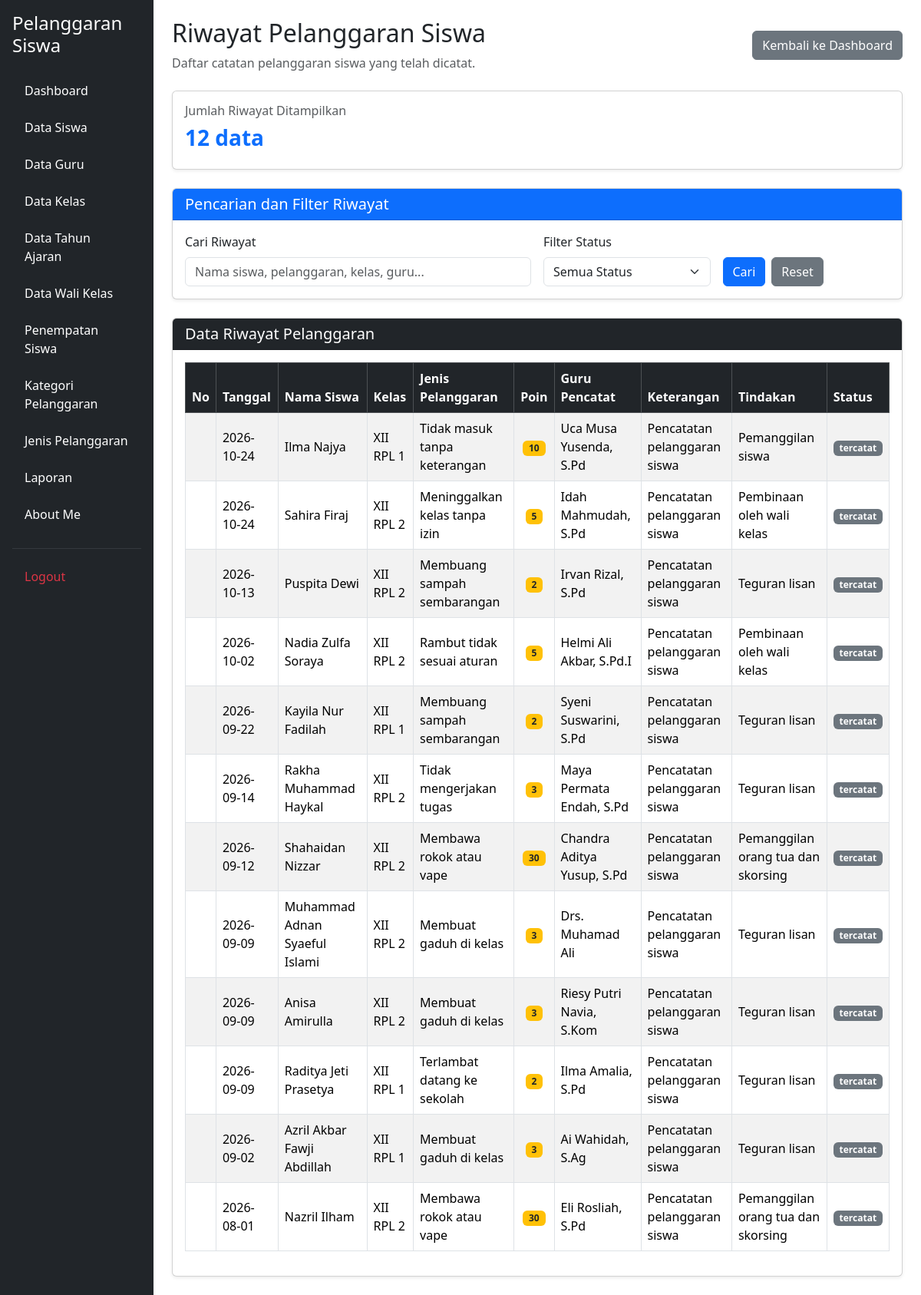
The page /riwayat.php (signed in) on the database as committed earlier.
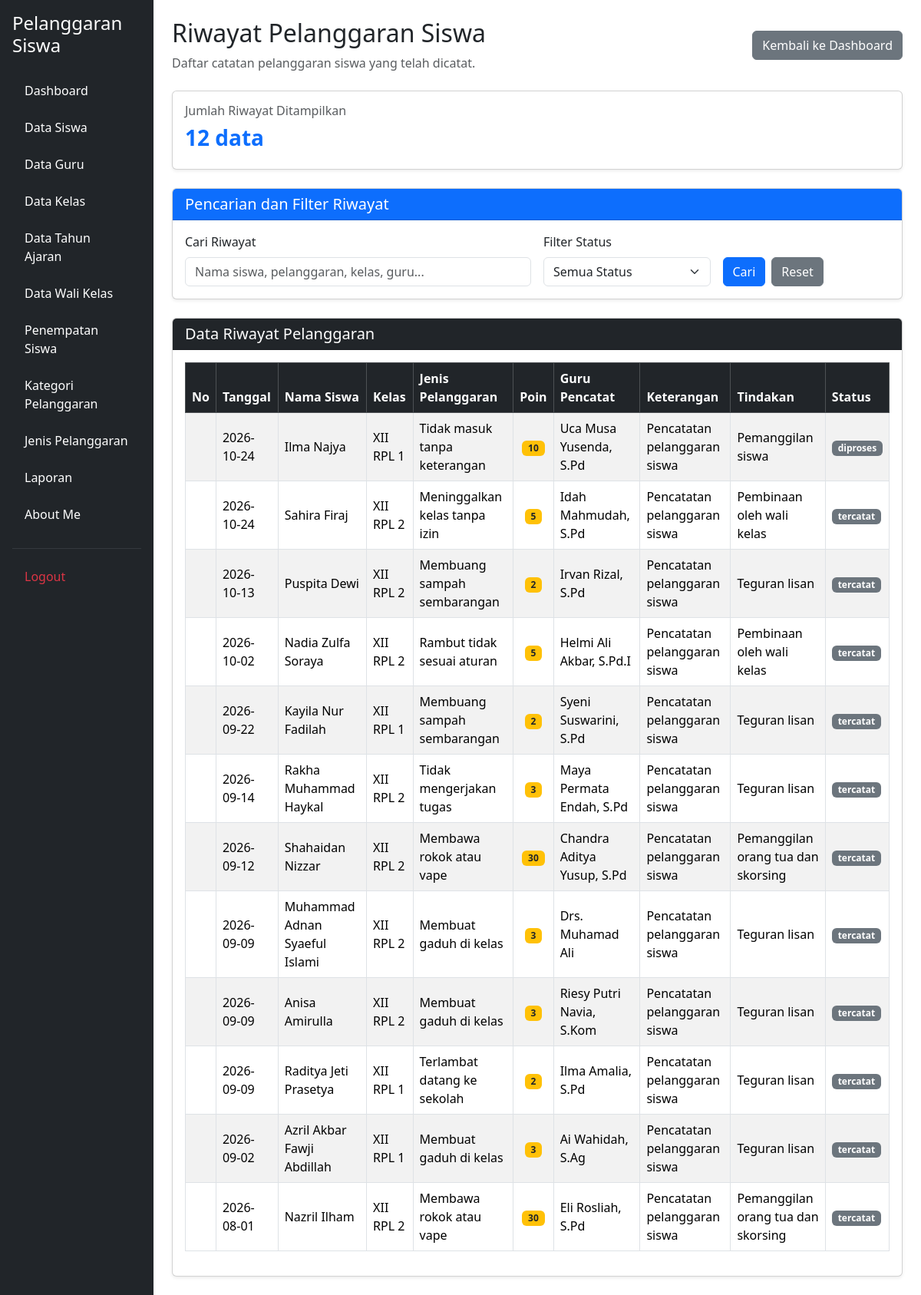
The same page on the database as committed later.
### tables this page shows
CREATE TABLE `t_pelanggaran_siswa` (
  `id` int(11) NOT NULL,
  `tahun_ajaran_id` int(11) DEFAULT NULL,
  `siswa_id` int(11) DEFAULT NULL,
  `nama_siswa` varchar(150) NOT NULL,
  `kelas_id` int(11) DEFAULT NULL,
  `nama_kelas` varchar(100) NOT NULL,
  `pelanggaran_id` int(11) DEFAULT NULL,
  `nama_pelanggaran` varchar(150) NOT NULL,
  `pelanggaran_kategori_id` int(11) DEFAULT NULL,
  `guru_id` int(11) DEFAULT NULL,
  `nama_guru` varchar(150) NOT NULL,
  `tanggal` date DEFAULT NULL,
  `keterangan` text NOT NULL,
  `poin` int(11) NOT NULL,
  `tindakan` text NOT NULL,
  `status` varchar(30) NOT NULL,
  `created_at` timestamp NOT NULL DEFAULT current_timestamp(),
  `updated_at` timestamp NOT NULL DEFAULT current_timestamp()
);

CREATE TABLE `t_siswa` (
  `id` int(11) NOT NULL,
  `nis` varchar(10) DEFAULT NULL,
  `nisn` varchar(10) NOT NULL,
  `nama` varchar(150) DEFAULT NULL,
  `jenis_kelamin` char(1) NOT NULL,
  `tanggal_lahir` date NOT NULL,
  `alamat` text NOT NULL,
  `status_aktif` tinyint(1) NOT NULL,
  `created_at` timestamp NOT NULL DEFAULT current_timestamp(),
  `updated_at` timestamp NOT NULL DEFAULT current_timestamp()
);

CREATE TABLE `t_kelas` (
  `id` int(11) NOT NULL,
  `nama` varchar(100) DEFAULT NULL,
  `tingkat` varchar(20) NOT NULL,
  `jurusan` varchar(100) NOT NULL,
  `status_aktif` tinyint(1) NOT NULL,
  `created_at` timestamp NOT NULL DEFAULT current_timestamp(),
  `updated_at` timestamp NOT NULL DEFAULT current_timestamp()
);

CREATE TABLE `t_pelanggaran` (
  `id` int(11) NOT NULL,
  `pelanggaran_kategori_id` int(11) DEFAULT NULL,
  `kode` varchar(30) DEFAULT NULL,
  `nama` varchar(150) DEFAULT NULL,
  `poin` int(11) NOT NULL,
  `deskripsi` text NOT NULL,
  `status_aktif` tinyint(1) NOT NULL,
  `created_at` timestamp NOT NULL DEFAULT current_timestamp(),
  `updated_at` timestamp NOT NULL DEFAULT current_timestamp()
);

CREATE TABLE `t_guru` (
  `id` int(11) NOT NULL,
  `nip` varchar(18) NOT NULL,
  `nama` varchar(150) DEFAULT NULL,
  `email` varchar(150) NOT NULL,
  `status_aktif` tinyint(1) NOT NULL,
  `user_id` int(11) NOT NULL,
  `created_at` timestamp NOT NULL DEFAULT current_timestamp(),
  `updated_at` timestamp NOT NULL DEFAULT current_timestamp()
);

### riwayat.php (the view, shortened to what the changed rows need)
<?php
include 'config/koneksi.php';
$sql = "SELECT
            ps.*,
            s.nama AS nama_siswa,
            k.nama AS nama_kelas,
            p.nama AS nama_pelanggaran,
            g.nama AS nama_guru
        FROM t_pelanggaran_siswa ps
        LEFT JOIN t_siswa s ON ps.siswa_id = s.id
        LEFT JOIN t_kelas k ON ps.kelas_id = k.id
        LEFT JOIN t_pelanggaran p ON ps.pelanggaran_id = p.id
        LEFT JOIN t_guru g ON ps.guru_id = g.id
        WHERE 1=1";
$sql .= " ORDER BY ps.tanggal DESC, ps.id DESC";
$query = mysqli_query($koneksi, $sql);
?>
<!DOCTYPE html>
<html lang="id">
<head>
    <link href="https://cdn.jsdelivr.net/npm/bootstrap@5.3.8/dist/css/bootstrap.min.css"
          rel="stylesheet">
    <link href="https://cdn.datatables.net/2.3.4/css/dataTables.bootstrap5.min.css"
          rel="stylesheet">
</head>
<body>
<div class="container-fluid">
    <div class="row">
        <main class="col-md-9 col-lg-10 p-4">
            <div class="d-flex justify-content-between align-items-center mb-4 flex-wrap gap-2">
                <div>
                    <h2>Riwayat Pelanggaran Siswa</h2>
                </div>
            </div>
            <div class="card shadow-sm">
                <div class="card-body">
                    <div class="table-responsive">
                        <table id="tabelRiwayat"
                               class="table table-striped table-bordered table-hover align-middle w-100">
                            <thead class="table-dark">
                                <tr>
                                    <th>No</th>
                                    <th>Tanggal</th>
                                    <th>Nama Siswa</th>
                                    <th>Kelas</th>
                                    <th>Jenis Pelanggaran</th>
                                    <th>Poin</th>
                                    <th>Guru Pencatat</th>
                                    <th>Keterangan</th>
                                    <th>Tindakan</th>
                                    <th>Status</th>
                                </tr>
                            </thead>
                            <tbody>
                                <?php while ($data = mysqli_fetch_assoc($query)) { ?>
                                    <tr>
                                        <td></td>
                                        <td>
                                            <?= htmlspecialchars($data['tanggal'] ?? '-'); ?>
                                        </td>
                                        <td>
                                            <?= htmlspecialchars($data['nama_siswa'] ?? '-'); ?>
                                        </td>
                                        <td>
                                            <?= htmlspecialchars($data['nama_kelas'] ?? '-'); ?>
                                        </td>
                                        <td>
                                            <?= htmlspecialchars($data['nama_pelanggaran'] ?? '-'); ?>
                                        </td>
                                        <td class="text-center">
                                            <span class="badge bg-warning text-dark">
                                                <?= htmlspecialchars((string) ($data['poin'] ?? 0)); ?>
                                            </span>
                                        </td>
                                        <td>
                                            <?= htmlspecialchars($data['nama_guru'] ?? '-'); ?>
                                        </td>
                                        <td>
                                            <?= htmlspecialchars($data['keterangan'] ?? '-'); ?>
                                        </td>
                                        <td>
                                            <?= htmlspecialchars($data['tindakan'] ?? '-'); ?>
                                        </td>
                                        <td>
                                            <?php
                                            $status_data = strtolower(
                                                trim($data['status'] ?? '')
                                            );
                                            if ($status_data == 'selesai') {
                                                echo '<span class="badge bg-success">Selesai</span>';
                                            } elseif (
                                                $status_data == 'belum' ||
                                                $status_data == 'belum ditindak'
                                            ) {
                                                echo '<span class="badge bg-danger">Belum Ditindak</span>';
                                            } else {
                                                echo '<span class="badge bg-secondary">'
                                                    . htmlspecialchars($data['status'] ?? '-')
                                                    . '</span>';
                                            }
                                            ?>
                                        </td>
                                    </tr>
                                <?php } ?>
                            </tbody>
                        </table>
                    </div>
                </div>
            </div>
        </main>
    </div>
</div>
</body>
</html>

Rows that differ between the two databases and show on the page:
changed t_pelanggaran_siswa "Pemanggilan siswa": status "tercatat" → "diproses"
